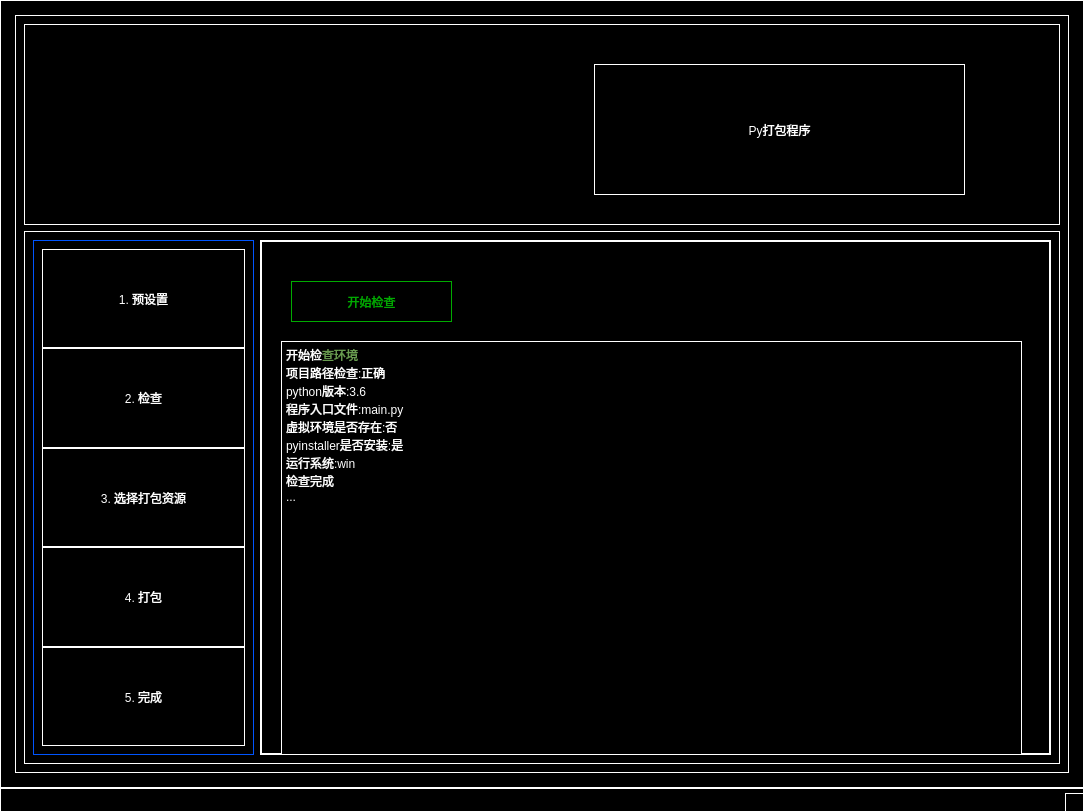
<?xml version="1.0" encoding="UTF-8"?>
<ui version="4.0">
 <class>MainWindow</class>
 <widget class="QMainWindow" name="MainWindow">
  <property name="geometry">
   <rect>
    <x>0</x>
    <y>0</y>
    <width>1084</width>
    <height>812</height>
   </rect>
  </property>
  <property name="windowTitle">
   <string>MainWindow</string>
  </property>
  <property name="styleSheet">
   <string notr="true">*{
background-color: rgb(0, 0, 0);
border:1px solid rgb(255, 255, 255);
color: rgb(255, 255, 255);
}
#widget_core{
border:1px solid rgb(255, 255, 255);
}
#label_title{
color:rgb(255, 255, 255);
font: 30pt &quot;等线&quot;;
}
#comboBox_sys{
color:rgb(255, 255, 255);
font: 10pt &quot;等线&quot;;
}
#btn_open{
color:rgb(0, 170, 0);
font: 25pt &quot;等线&quot;;
border:1px solid rgb(0, 170, 0);
}
#textBrowser_checkinfo{
color: rgb(255, 255, 255);
font: 8pt &quot;等线&quot;;
}
#btn_packag{
color:rgb(0, 85, 255);
font: 25pt &quot;等线&quot;;
border:1px solid rgb(0, 85, 255);
}
#widget_view{
border:1px solid rgb(0, 85, 255)
}

#label_p_v1:hover{
	background-color: rgb(56, 142, 255);
}
#label_p_v2:hover{
	background-color: rgb(56, 142, 255);
}
#label_p_v3:hover{
	background-color: rgb(56, 142, 255);
}
#label_p_v4:hover{
	background-color: rgb(56, 142, 255);
}
#label_p_v5:hover{
	background-color: rgb(56, 142, 255);
}</string>
  </property>
  <widget class="QWidget" name="centralwidget">
   <layout class="QVBoxLayout" name="verticalLayout">
    <property name="leftMargin">
     <number>15</number>
    </property>
    <property name="topMargin">
     <number>15</number>
    </property>
    <property name="rightMargin">
     <number>15</number>
    </property>
    <property name="bottomMargin">
     <number>15</number>
    </property>
    <item>
     <widget class="QWidget" name="widget_core" native="true">
      <layout class="QVBoxLayout" name="verticalLayout_2">
       <item>
        <widget class="QWidget" name="widget" native="true">
         <property name="minimumSize">
          <size>
           <width>0</width>
           <height>201</height>
          </size>
         </property>
         <property name="maximumSize">
          <size>
           <width>16777215</width>
           <height>201</height>
          </size>
         </property>
         <widget class="QLabel" name="label_title">
          <property name="geometry">
           <rect>
            <x>570</x>
            <y>40</y>
            <width>371</width>
            <height>131</height>
           </rect>
          </property>
          <property name="styleSheet">
           <string notr="true"/>
          </property>
          <property name="text">
           <string>Py打包程序</string>
          </property>
          <property name="alignment">
           <set>Qt::AlignCenter</set>
          </property>
         </widget>
        </widget>
       </item>
       <item>
        <widget class="QWidget" name="widget_body" native="true">
         <layout class="QHBoxLayout" name="horizontalLayout">
          <item>
           <widget class="QWidget" name="widget_view" native="true">
            <property name="minimumSize">
             <size>
              <width>221</width>
              <height>0</height>
             </size>
            </property>
            <property name="maximumSize">
             <size>
              <width>221</width>
              <height>16777215</height>
             </size>
            </property>
            <layout class="QVBoxLayout" name="verticalLayout_3">
             <property name="spacing">
              <number>0</number>
             </property>
             <item>
              <widget class="QLabel" name="label_p_v1">
               <property name="styleSheet">
                <string notr="true">font: 18pt &quot;等线&quot;;</string>
               </property>
               <property name="text">
                <string>1. 预设置</string>
               </property>
               <property name="alignment">
                <set>Qt::AlignCenter</set>
               </property>
              </widget>
             </item>
             <item>
              <widget class="QLabel" name="label_p_v2">
               <property name="styleSheet">
                <string notr="true">font: 18pt &quot;等线&quot;;</string>
               </property>
               <property name="text">
                <string>2. 检查</string>
               </property>
               <property name="alignment">
                <set>Qt::AlignCenter</set>
               </property>
              </widget>
             </item>
             <item>
              <widget class="QLabel" name="label_p_v3">
               <property name="styleSheet">
                <string notr="true">font: 18pt &quot;等线&quot;;</string>
               </property>
               <property name="text">
                <string>3. 选择打包资源</string>
               </property>
               <property name="alignment">
                <set>Qt::AlignCenter</set>
               </property>
              </widget>
             </item>
             <item>
              <widget class="QLabel" name="label_p_v4">
               <property name="styleSheet">
                <string notr="true">font: 18pt &quot;等线&quot;;</string>
               </property>
               <property name="text">
                <string>4. 打包</string>
               </property>
               <property name="alignment">
                <set>Qt::AlignCenter</set>
               </property>
              </widget>
             </item>
             <item>
              <widget class="QLabel" name="label_p_v5">
               <property name="styleSheet">
                <string notr="true">font: 18pt &quot;等线&quot;;</string>
               </property>
               <property name="text">
                <string>5. 完成</string>
               </property>
               <property name="alignment">
                <set>Qt::AlignCenter</set>
               </property>
              </widget>
             </item>
            </layout>
           </widget>
          </item>
          <item>
           <widget class="QStackedWidget" name="stackedWidget">
            <property name="currentIndex">
             <number>1</number>
            </property>
            <widget class="QWidget" name="page">
             <widget class="QGroupBox" name="groupBox">
              <property name="geometry">
               <rect>
                <x>10</x>
                <y>20</y>
                <width>721</width>
                <height>81</height>
               </rect>
              </property>
              <property name="title">
               <string>项目路径设置</string>
              </property>
              <widget class="QLineEdit" name="lineEdit">
               <property name="geometry">
                <rect>
                 <x>10</x>
                 <y>30</y>
                 <width>371</width>
                 <height>31</height>
                </rect>
               </property>
              </widget>
              <widget class="QPushButton" name="pushButton">
               <property name="geometry">
                <rect>
                 <x>380</x>
                 <y>30</y>
                 <width>41</width>
                 <height>31</height>
                </rect>
               </property>
               <property name="text">
                <string>...</string>
               </property>
              </widget>
             </widget>
             <widget class="QGroupBox" name="groupBox_2">
              <property name="geometry">
               <rect>
                <x>10</x>
                <y>120</y>
                <width>721</width>
                <height>151</height>
               </rect>
              </property>
              <property name="title">
               <string>打包环境</string>
              </property>
              <widget class="QRadioButton" name="radioButton">
               <property name="geometry">
                <rect>
                 <x>10</x>
                 <y>30</y>
                 <width>121</width>
                 <height>41</height>
                </rect>
               </property>
               <property name="text">
                <string>虚拟环境</string>
               </property>
              </widget>
              <widget class="QRadioButton" name="radioButton_2">
               <property name="geometry">
                <rect>
                 <x>560</x>
                 <y>20</y>
                 <width>121</width>
                 <height>41</height>
                </rect>
               </property>
               <property name="text">
                <string>本地环境</string>
               </property>
              </widget>
              <widget class="QLineEdit" name="lineEdit_3">
               <property name="geometry">
                <rect>
                 <x>10</x>
                 <y>90</y>
                 <width>551</width>
                 <height>31</height>
                </rect>
               </property>
              </widget>
              <widget class="QPushButton" name="pushButton_2">
               <property name="geometry">
                <rect>
                 <x>560</x>
                 <y>90</y>
                 <width>41</width>
                 <height>31</height>
                </rect>
               </property>
               <property name="text">
                <string>...</string>
               </property>
              </widget>
             </widget>
             <widget class="QGroupBox" name="groupBox_4">
              <property name="geometry">
               <rect>
                <x>10</x>
                <y>290</y>
                <width>451</width>
                <height>241</height>
               </rect>
              </property>
              <property name="title">
               <string>项目信息</string>
              </property>
              <widget class="QLabel" name="label_2">
               <property name="geometry">
                <rect>
                 <x>10</x>
                 <y>30</y>
                 <width>111</width>
                 <height>31</height>
                </rect>
               </property>
               <property name="text">
                <string>生成执行文件名称</string>
               </property>
              </widget>
              <widget class="QLineEdit" name="lineEdit_2">
               <property name="geometry">
                <rect>
                 <x>140</x>
                 <y>30</y>
                 <width>113</width>
                 <height>31</height>
                </rect>
               </property>
               <property name="text">
                <string>main</string>
               </property>
              </widget>
              <widget class="QComboBox" name="comboBox">
               <property name="geometry">
                <rect>
                 <x>10</x>
                 <y>80</y>
                 <width>131</width>
                 <height>22</height>
                </rect>
               </property>
               <item>
                <property name="text">
                 <string>带终端窗口</string>
                </property>
               </item>
               <item>
                <property name="text">
                 <string>不带终端窗口</string>
                </property>
               </item>
              </widget>
              <widget class="QComboBox" name="comboBox_2">
               <property name="geometry">
                <rect>
                 <x>190</x>
                 <y>80</y>
                 <width>131</width>
                 <height>22</height>
                </rect>
               </property>
               <item>
                <property name="text">
                 <string>打包成单一程序</string>
                </property>
               </item>
               <item>
                <property name="text">
                 <string>包含文件夹</string>
                </property>
               </item>
              </widget>
             </widget>
             <widget class="QGroupBox" name="groupBox_3">
              <property name="geometry">
               <rect>
                <x>500</x>
                <y>290</y>
                <width>261</width>
                <height>121</height>
               </rect>
              </property>
              <property name="title">
               <string>操作系统</string>
              </property>
              <widget class="QCheckBox" name="checkBox">
               <property name="geometry">
                <rect>
                 <x>20</x>
                 <y>50</y>
                 <width>81</width>
                 <height>31</height>
                </rect>
               </property>
               <property name="text">
                <string>win</string>
               </property>
              </widget>
              <widget class="QCheckBox" name="checkBox_2">
               <property name="geometry">
                <rect>
                 <x>160</x>
                 <y>50</y>
                 <width>81</width>
                 <height>31</height>
                </rect>
               </property>
               <property name="text">
                <string>mac</string>
               </property>
              </widget>
             </widget>
             <widget class="QPushButton" name="pushButton_3">
              <property name="geometry">
               <rect>
                <x>500</x>
                <y>530</y>
                <width>75</width>
                <height>23</height>
               </rect>
              </property>
              <property name="text">
               <string>上一步</string>
              </property>
             </widget>
             <widget class="QPushButton" name="pushButton_4">
              <property name="geometry">
               <rect>
                <x>690</x>
                <y>530</y>
                <width>75</width>
                <height>23</height>
               </rect>
              </property>
              <property name="text">
               <string>下一步</string>
              </property>
             </widget>
            </widget>
            <widget class="QWidget" name="page_2">
             <widget class="QPushButton" name="btn_open">
              <property name="geometry">
               <rect>
                <x>30</x>
                <y>40</y>
                <width>161</width>
                <height>41</height>
               </rect>
              </property>
              <property name="text">
               <string>开始检查</string>
              </property>
             </widget>
             <widget class="QTextBrowser" name="textBrowser_checkinfo">
              <property name="geometry">
               <rect>
                <x>20</x>
                <y>100</y>
                <width>741</width>
                <height>461</height>
               </rect>
              </property>
              <property name="html">
               <string>&lt;!DOCTYPE HTML PUBLIC &quot;-//W3C//DTD HTML 4.0//EN&quot; &quot;http://www.w3.org/TR/REC-html40/strict.dtd&quot;&gt;
&lt;html&gt;&lt;head&gt;&lt;meta name=&quot;qrichtext&quot; content=&quot;1&quot; /&gt;&lt;style type=&quot;text/css&quot;&gt;
p, li { white-space: pre-wrap; }
&lt;/style&gt;&lt;/head&gt;&lt;body style=&quot; font-family:'等线'; font-size:8pt; font-weight:400; font-style:normal;&quot;&gt;
&lt;p style=&quot; margin-top:0px; margin-bottom:0px; margin-left:0px; margin-right:0px; -qt-block-indent:0; text-indent:0px;&quot;&gt;&lt;span style=&quot; font-family:'SimSun'; font-size:9pt;&quot;&gt;开始检&lt;/span&gt;&lt;span style=&quot; font-family:'SimSun'; font-size:9pt; color:#699c50;&quot;&gt;查环境&lt;/span&gt;&lt;/p&gt;
&lt;p style=&quot; margin-top:0px; margin-bottom:0px; margin-left:0px; margin-right:0px; -qt-block-indent:0; text-indent:0px;&quot;&gt;&lt;span style=&quot; font-family:'SimSun'; font-size:9pt;&quot;&gt;项目路径检查:正确&lt;/span&gt;&lt;/p&gt;
&lt;p style=&quot; margin-top:0px; margin-bottom:0px; margin-left:0px; margin-right:0px; -qt-block-indent:0; text-indent:0px;&quot;&gt;&lt;span style=&quot; font-family:'SimSun'; font-size:9pt;&quot;&gt;python版本:3.6&lt;/span&gt;&lt;/p&gt;
&lt;p style=&quot; margin-top:0px; margin-bottom:0px; margin-left:0px; margin-right:0px; -qt-block-indent:0; text-indent:0px;&quot;&gt;&lt;span style=&quot; font-family:'SimSun'; font-size:9pt;&quot;&gt;程序入口文件:main.py&lt;/span&gt;&lt;/p&gt;
&lt;p style=&quot; margin-top:0px; margin-bottom:0px; margin-left:0px; margin-right:0px; -qt-block-indent:0; text-indent:0px;&quot;&gt;&lt;span style=&quot; font-family:'SimSun'; font-size:9pt;&quot;&gt;虚拟环境是否存在:否&lt;/span&gt;&lt;/p&gt;
&lt;p style=&quot; margin-top:0px; margin-bottom:0px; margin-left:0px; margin-right:0px; -qt-block-indent:0; text-indent:0px;&quot;&gt;&lt;span style=&quot; font-family:'SimSun'; font-size:9pt;&quot;&gt;pyinstaller是否安装:是&lt;/span&gt;&lt;/p&gt;
&lt;p style=&quot; margin-top:0px; margin-bottom:0px; margin-left:0px; margin-right:0px; -qt-block-indent:0; text-indent:0px;&quot;&gt;&lt;span style=&quot; font-family:'SimSun'; font-size:9pt;&quot;&gt;运行系统:win&lt;/span&gt;&lt;/p&gt;
&lt;p style=&quot; margin-top:0px; margin-bottom:0px; margin-left:0px; margin-right:0px; -qt-block-indent:0; text-indent:0px;&quot;&gt;&lt;span style=&quot; font-family:'SimSun'; font-size:9pt;&quot;&gt;检查完成&lt;/span&gt;&lt;/p&gt;
&lt;p style=&quot; margin-top:0px; margin-bottom:0px; margin-left:0px; margin-right:0px; -qt-block-indent:0; text-indent:0px;&quot;&gt;&lt;span style=&quot; font-family:'SimSun'; font-size:9pt;&quot;&gt;...&lt;/span&gt;&lt;/p&gt;&lt;/body&gt;&lt;/html&gt;</string>
              </property>
             </widget>
            </widget>
           </widget>
          </item>
         </layout>
        </widget>
       </item>
      </layout>
     </widget>
    </item>
   </layout>
  </widget>
  <widget class="QStatusBar" name="statusbar"/>
 </widget>
 <resources/>
 <connections/>
</ui>
